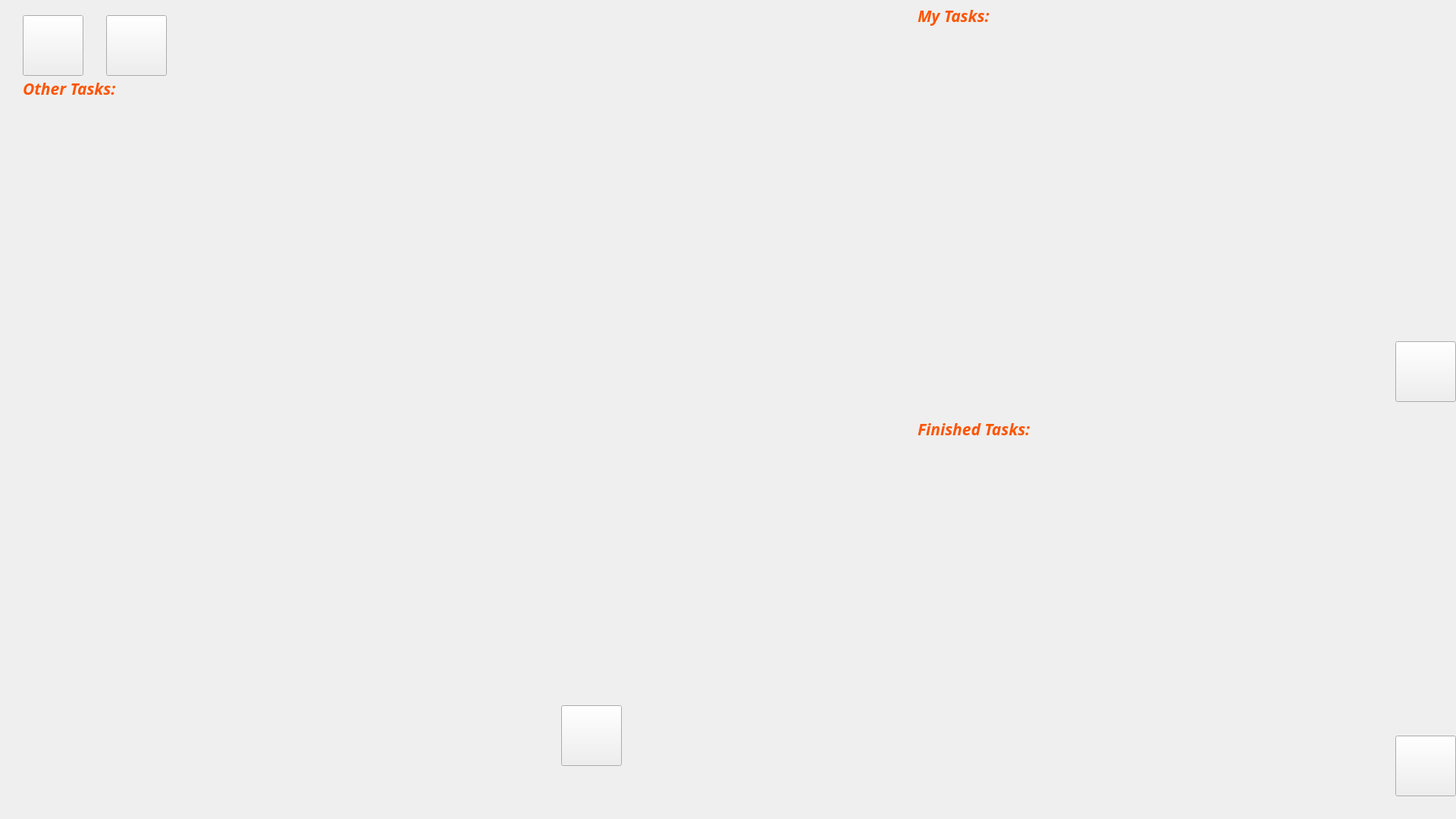
<?xml version="1.0" encoding="UTF-8"?>
<ui version="4.0">
 <class>MainWindowAccTask</class>
 <widget class="QMainWindow" name="MainWindowAccTask">
  <property name="geometry">
   <rect>
    <x>0</x>
    <y>0</y>
    <width>1920</width>
    <height>1080</height>
   </rect>
  </property>
  <property name="windowTitle">
   <string>Tasks</string>
  </property>
  <property name="styleSheet">
   <string notr="true">border-image: url(:/CrowdSourcing/Resources/pictures/zelda9.jpg);</string>
  </property>
  <property name="tabShape">
   <enum>QTabWidget::Triangular</enum>
  </property>
  <widget class="QWidget" name="centralwidget">
   <widget class="QPushButton" name="backButton">
    <property name="geometry">
     <rect>
      <x>30</x>
      <y>20</y>
      <width>80</width>
      <height>80</height>
     </rect>
    </property>
    <property name="font">
     <font>
      <family>Century Gothic</family>
      <pointsize>16</pointsize>
      <weight>75</weight>
      <italic>true</italic>
      <bold>true</bold>
     </font>
    </property>
    <property name="focusPolicy">
     <enum>Qt::StrongFocus</enum>
    </property>
    <property name="styleSheet">
     <string notr="true">QPushButton{border-image: url(:/CrowdSourcing/Resources/pictures/back_norm.png);}  
QPushButton:hover{border-image: url(:/CrowdSourcing/Resources/pictures/back_on.png);}
QPushButton:pressed{border-image: url(:/CrowdSourcing/Resources/pictures/back_clicked.png);};
</string>
    </property>
    <property name="text">
     <string/>
    </property>
    <property name="flat">
     <bool>false</bool>
    </property>
   </widget>
   <widget class="QPushButton" name="othViewButton">
    <property name="geometry">
     <rect>
      <x>740</x>
      <y>930</y>
      <width>80</width>
      <height>80</height>
     </rect>
    </property>
    <property name="font">
     <font>
      <family>Century Gothic</family>
      <pointsize>16</pointsize>
      <weight>75</weight>
      <italic>true</italic>
      <bold>true</bold>
     </font>
    </property>
    <property name="styleSheet">
     <string notr="true">QPushButton{border-image: url(:/CrowdSourcing/Resources/pictures/view_norm.png);}  
QPushButton:hover{border-image: url(:/CrowdSourcing/Resources/pictures/view_on.png);}
QPushButton:pressed{border-image: url(:/CrowdSourcing/Resources/pictures/view_clicked.png);};</string>
    </property>
    <property name="text">
     <string/>
    </property>
   </widget>
   <widget class="QPushButton" name="refreshButton">
    <property name="geometry">
     <rect>
      <x>140</x>
      <y>20</y>
      <width>80</width>
      <height>80</height>
     </rect>
    </property>
    <property name="font">
     <font>
      <family>Century Gothic</family>
      <pointsize>16</pointsize>
      <weight>75</weight>
      <italic>true</italic>
      <bold>true</bold>
     </font>
    </property>
    <property name="styleSheet">
     <string notr="true">QPushButton{border-image: url(:/CrowdSourcing/Resources/pictures/refresh_clicked.png);}  
QPushButton:hover{border-image: url(:/CrowdSourcing/Resources/pictures/refresh_on.png);}
QPushButton:pressed{border-image: url(:/CrowdSourcing/Resources/pictures/refresh_norm.png);};</string>
    </property>
    <property name="text">
     <string/>
    </property>
   </widget>
   <widget class="QPushButton" name="myViewButton">
    <property name="geometry">
     <rect>
      <x>1840</x>
      <y>450</y>
      <width>80</width>
      <height>80</height>
     </rect>
    </property>
    <property name="font">
     <font>
      <family>Century Gothic</family>
      <pointsize>16</pointsize>
      <weight>75</weight>
      <italic>true</italic>
      <bold>true</bold>
     </font>
    </property>
    <property name="styleSheet">
     <string notr="true">QPushButton{border-image: url(:/CrowdSourcing/Resources/pictures/view_norm.png);}  
QPushButton:hover{border-image: url(:/CrowdSourcing/Resources/pictures/view_on.png);}
QPushButton:pressed{border-image: url(:/CrowdSourcing/Resources/pictures/view_clicked.png);};</string>
    </property>
    <property name="text">
     <string/>
    </property>
   </widget>
   <widget class="QPushButton" name="finiViewButton">
    <property name="geometry">
     <rect>
      <x>1840</x>
      <y>970</y>
      <width>80</width>
      <height>80</height>
     </rect>
    </property>
    <property name="font">
     <font>
      <family>Century Gothic</family>
      <pointsize>16</pointsize>
      <weight>75</weight>
      <italic>true</italic>
      <bold>true</bold>
     </font>
    </property>
    <property name="styleSheet">
     <string notr="true">QPushButton{border-image: url(:/CrowdSourcing/Resources/pictures/view_norm.png);}  
QPushButton:hover{border-image: url(:/CrowdSourcing/Resources/pictures/view_on.png);}
QPushButton:pressed{border-image: url(:/CrowdSourcing/Resources/pictures/view_clicked.png);};</string>
    </property>
    <property name="text">
     <string/>
    </property>
   </widget>
   <widget class="QLabel" name="label_4">
    <property name="geometry">
     <rect>
      <x>30</x>
      <y>100</y>
      <width>689</width>
      <height>33</height>
     </rect>
    </property>
    <property name="font">
     <font>
      <family>Century Gothic</family>
      <pointsize>16</pointsize>
      <weight>75</weight>
      <italic>true</italic>
      <bold>true</bold>
     </font>
    </property>
    <property name="styleSheet">
     <string notr="true">border-image:transparent;
color: rgb(255, 85, 0);</string>
    </property>
    <property name="text">
     <string>Other Tasks:</string>
    </property>
   </widget>
   <widget class="QListWidget" name="listWidgetOthTasks">
    <property name="geometry">
     <rect>
      <x>30</x>
      <y>140</y>
      <width>689</width>
      <height>879</height>
     </rect>
    </property>
    <property name="autoFillBackground">
     <bool>true</bool>
    </property>
    <property name="styleSheet">
     <string notr="true">background-color:transparent;
border-image:transparent;</string>
    </property>
    <property name="frameShape">
     <enum>QFrame::NoFrame</enum>
    </property>
    <property name="frameShadow">
     <enum>QFrame::Plain</enum>
    </property>
    <property name="verticalScrollBarPolicy">
     <enum>Qt::ScrollBarAlwaysOff</enum>
    </property>
    <property name="horizontalScrollBarPolicy">
     <enum>Qt::ScrollBarAlwaysOff</enum>
    </property>
    <property name="selectionBehavior">
     <enum>QAbstractItemView::SelectItems</enum>
    </property>
   </widget>
   <widget class="QLabel" name="label_2">
    <property name="geometry">
     <rect>
      <x>1210</x>
      <y>5</y>
      <width>609</width>
      <height>31</height>
     </rect>
    </property>
    <property name="font">
     <font>
      <family>Century Gothic</family>
      <pointsize>16</pointsize>
      <weight>75</weight>
      <italic>true</italic>
      <bold>true</bold>
     </font>
    </property>
    <property name="styleSheet">
     <string notr="true">border-image:transparent;
color: rgb(255, 85, 0);</string>
    </property>
    <property name="text">
     <string>My Tasks:</string>
    </property>
   </widget>
   <widget class="QListWidget" name="listWidgetMyTasks">
    <property name="geometry">
     <rect>
      <x>1210</x>
      <y>40</y>
      <width>609</width>
      <height>499</height>
     </rect>
    </property>
    <property name="autoFillBackground">
     <bool>true</bool>
    </property>
    <property name="styleSheet">
     <string notr="true">background-color:transparent;
border-image:transparent;</string>
    </property>
    <property name="frameShape">
     <enum>QFrame::NoFrame</enum>
    </property>
    <property name="verticalScrollBarPolicy">
     <enum>Qt::ScrollBarAlwaysOff</enum>
    </property>
    <property name="horizontalScrollBarPolicy">
     <enum>Qt::ScrollBarAlwaysOff</enum>
    </property>
    <property name="selectionBehavior">
     <enum>QAbstractItemView::SelectItems</enum>
    </property>
   </widget>
   <widget class="QListWidget" name="listWidgetFiniTasks">
    <property name="geometry">
     <rect>
      <x>1210</x>
      <y>590</y>
      <width>609</width>
      <height>469</height>
     </rect>
    </property>
    <property name="autoFillBackground">
     <bool>true</bool>
    </property>
    <property name="styleSheet">
     <string notr="true">background-color:transparent;
border-image:transparent;</string>
    </property>
    <property name="frameShape">
     <enum>QFrame::NoFrame</enum>
    </property>
    <property name="verticalScrollBarPolicy">
     <enum>Qt::ScrollBarAlwaysOff</enum>
    </property>
    <property name="horizontalScrollBarPolicy">
     <enum>Qt::ScrollBarAlwaysOff</enum>
    </property>
    <property name="selectionBehavior">
     <enum>QAbstractItemView::SelectItems</enum>
    </property>
   </widget>
   <widget class="QLabel" name="label_3">
    <property name="geometry">
     <rect>
      <x>1210</x>
      <y>550</y>
      <width>609</width>
      <height>31</height>
     </rect>
    </property>
    <property name="font">
     <font>
      <family>Century Gothic</family>
      <pointsize>16</pointsize>
      <weight>75</weight>
      <italic>true</italic>
      <bold>true</bold>
     </font>
    </property>
    <property name="styleSheet">
     <string notr="true">border-image:transparent;
color: rgb(255, 85, 0);</string>
    </property>
    <property name="text">
     <string>Finished Tasks:</string>
    </property>
   </widget>
  </widget>
 </widget>
 <resources>
  <include location="CrowdSourcing.qrc"/>
 </resources>
 <connections>
  <connection>
   <sender>backButton</sender>
   <signal>clicked()</signal>
   <receiver>MainWindowAccTask</receiver>
   <slot>backButtonClick()</slot>
   <hints>
    <hint type="sourcelabel">
     <x>71</x>
     <y>57</y>
    </hint>
    <hint type="destinationlabel">
     <x>248</x>
     <y>62</y>
    </hint>
   </hints>
  </connection>
  <connection>
   <sender>refreshButton</sender>
   <signal>clicked()</signal>
   <receiver>MainWindowAccTask</receiver>
   <slot>refreshButtonClick()</slot>
   <hints>
    <hint type="sourcelabel">
     <x>169</x>
     <y>61</y>
    </hint>
    <hint type="destinationlabel">
     <x>589</x>
     <y>82</y>
    </hint>
   </hints>
  </connection>
  <connection>
   <sender>othViewButton</sender>
   <signal>clicked()</signal>
   <receiver>MainWindowAccTask</receiver>
   <slot>othViewButtonClick()</slot>
   <hints>
    <hint type="sourcelabel">
     <x>848</x>
     <y>663</y>
    </hint>
    <hint type="destinationlabel">
     <x>849</x>
     <y>819</y>
    </hint>
   </hints>
  </connection>
  <connection>
   <sender>myViewButton</sender>
   <signal>clicked()</signal>
   <receiver>MainWindowAccTask</receiver>
   <slot>myViewButtonClick()</slot>
   <hints>
    <hint type="sourcelabel">
     <x>1850</x>
     <y>516</y>
    </hint>
    <hint type="destinationlabel">
     <x>1836</x>
     <y>598</y>
    </hint>
   </hints>
  </connection>
 </connections>
 <slots>
  <slot>backButtonClick()</slot>
  <slot>othViewButtonClick()</slot>
  <slot>refreshButtonClick()</slot>
  <slot>myViewButtonClick()</slot>
 </slots>
</ui>
